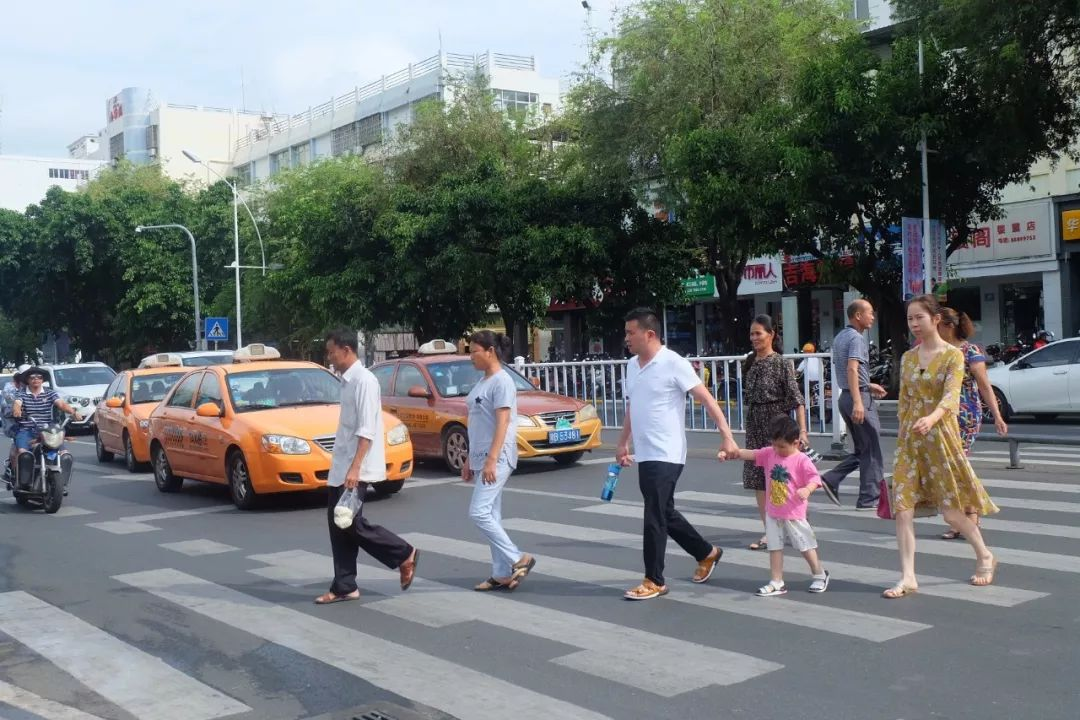
#> input picture ALL/img/3.jpg, 1080 x 720 px, found by its file name
$ python opencv_02.py
#> lines starting #> are read from the running program, lines starting #| are printed output that depends on the picture
import cv2
import numpy as np

img = cv2.imread('ALL/img/3.jpg')
#> img is the input picture: shape (720, 1080, 3); mean B, G, R 116.4, 116.6, 111.8
cv2.imshow('行人',img)
cv2.waitKey(0)
cv2.destroyAllWindows()

#转灰度
img_gray = cv2.cvtColor(img,cv2.COLOR_BGR2GRAY)
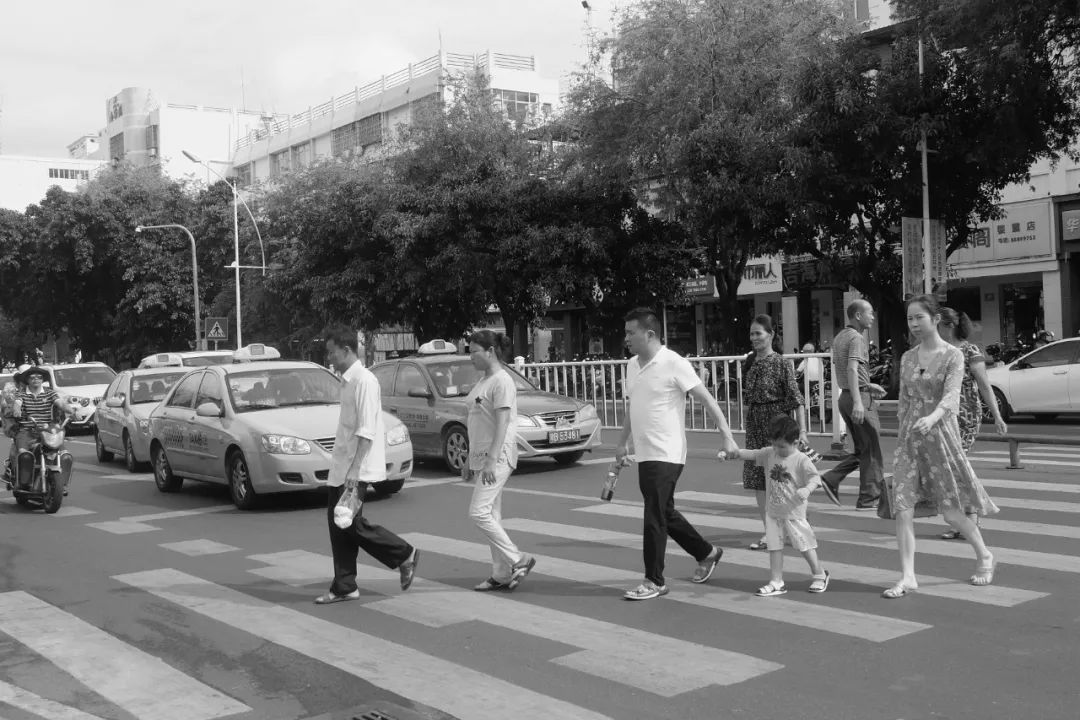
#> img_gray: shape (720, 1080); min 0, max 255, mean 115.1

#高斯模糊
img_blur = cv2.GaussianBlur(img_gray,(5,5),0)

#边缘检测
img_edge = cv2.Canny(img_blur,100,200)
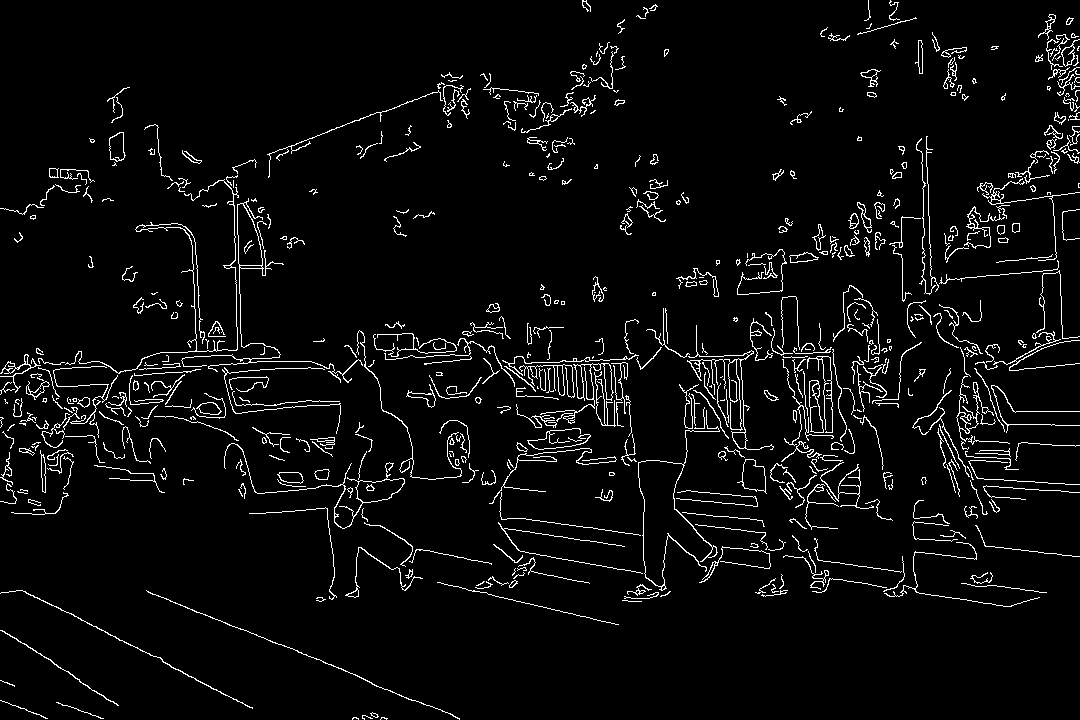
#> img_edge: shape (720, 1080); 4.4% white in thin lines or dots

#缩放
resized=cv2.resize(img_edge,(500,500))
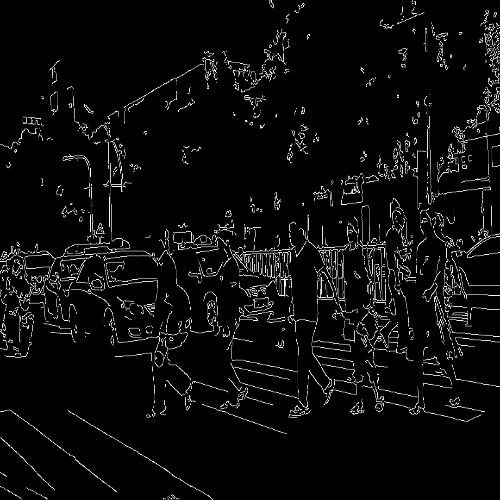
#> resized: shape (500, 500); min 0, max 255, mean 11.2

cv2.imshow('边缘检测',resized)
cv2.imshow("blur",img_blur)
cv2.imshow("img_edge",img_edge)
cv2.imshow("img_gray",img_gray)

cv2.waitKey(0)
cv2.destroyAllWindows()
